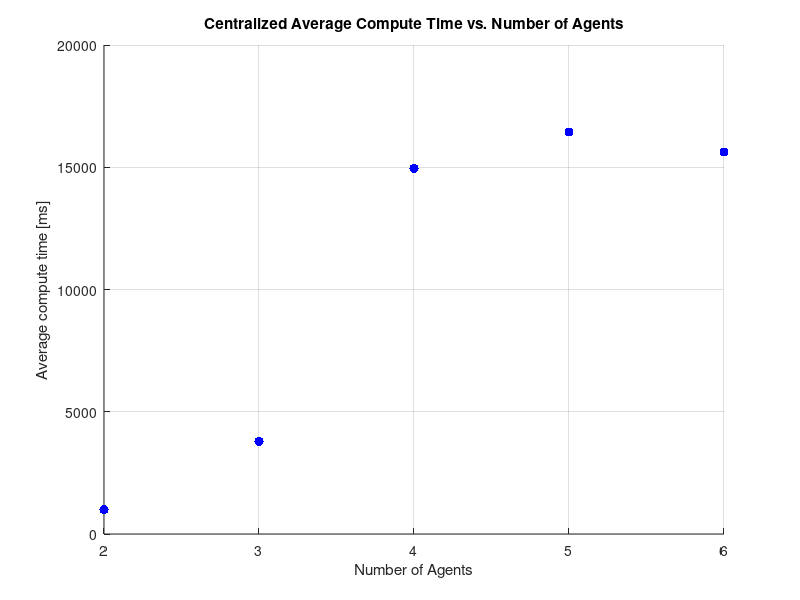
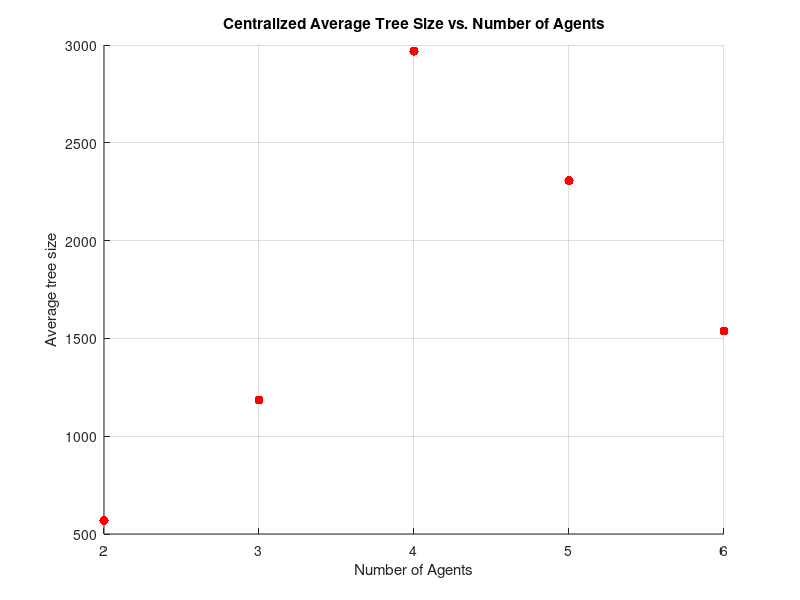
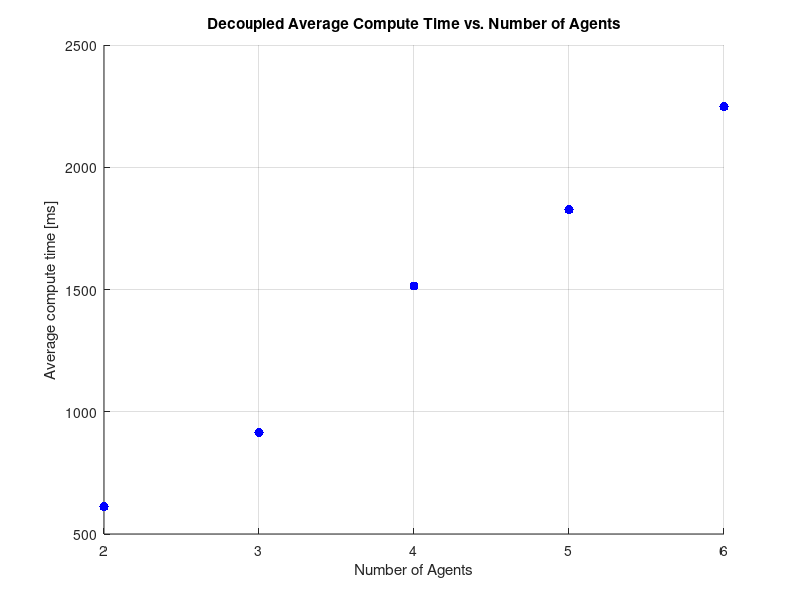
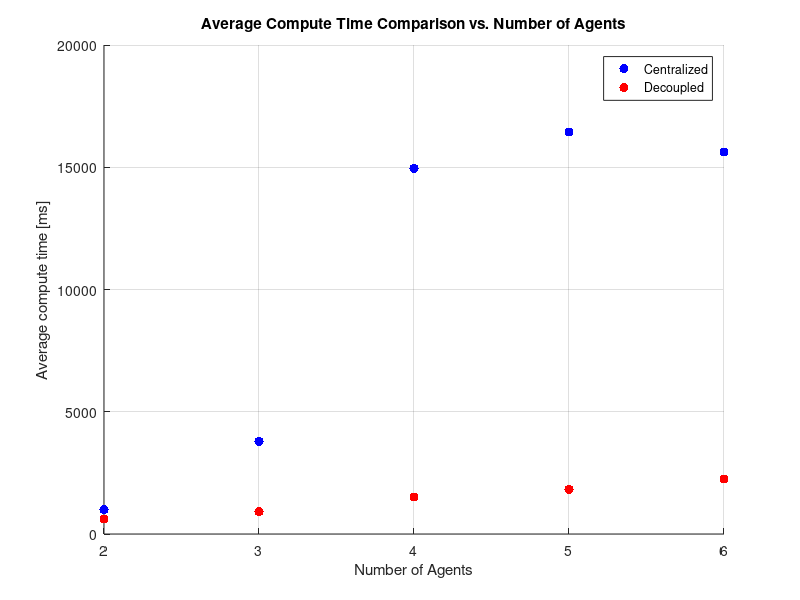

Here is the MATLAB script that generated these plots, in order:
%% ASEN 5254 HW 8 Main Script
% By: Ian Faber

%% Housekeeping
clc; clear; close all;

%% Setup
nAgents = [2, 3, 4, 5, 6];

centralTimes = [996.117, 3793.81, 14954.6, 16441.7, 15623.6]; % ms
centralSizes = [569.13, 1184.87, 2968.75, 2305.71, 1537.78];

decoupTimes = [611.104, 915.535, 1514.47, 1826.3, 2247.91]; % ms

markerSize = 20;

%% Plot results

figure;
hold on; grid on;
title("Centralized Average Compute Time vs. Number of Agents")
plot(nAgents, centralTimes, 'b.', 'MarkerSize', markerSize);
xlabel("Number of Agents"); ylabel("Average compute time [ms]")

figure;
hold on; grid on;
title("Centralized Average Tree Size vs. Number of Agents")
plot(nAgents, centralSizes, 'r.', 'MarkerSize', markerSize);
xlabel("Number of Agents"); ylabel("Average tree size")

figure;
hold on; grid on;
title("Decoupled Average Compute Time vs. Number of Agents")
plot(nAgents, decoupTimes, 'b.', 'MarkerSize', markerSize);
xlabel("Number of Agents"); ylabel("Average compute time [ms]")

figure;
hold on; grid on;
title("Average Compute Time Comparison vs. Number of Agents")
plot(nAgents, centralTimes, 'b.', 'MarkerSize', markerSize);
plot(nAgents, decoupTimes, 'r.', 'MarkerSize', markerSize);
xlabel("Number of Agents"); ylabel("Average compute time [ms]")
legend("Centralized", "Decoupled", 'location', 'best');
